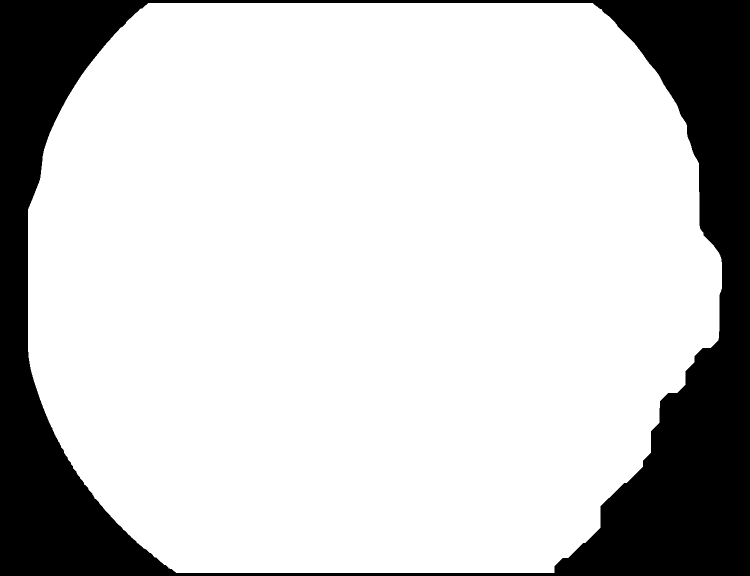
#> input picture data/raw/DIARETDB1/diaretdb0_v_1_1/resources/images/diaretdb0_binary_masks/image001_valid.png, 1500 x 1152 px (shown at 1/2 size)
$ python -i train_diaretdb0_res.py   (imports and definitions only)
#> lines starting #> are read from the running program, lines starting #| are printed output that depends on the picture; after the words box and inside, x2 and y2 are one past the last pixel; in counts of white or black regions, pixels touching at a corner belong together
from __future__ import annotations

import json
from pathlib import Path

import cv2
import joblib
import numpy as np
import pandas as pd
from sklearn.ensemble import RandomForestClassifier
from sklearn.metrics import (
    accuracy_score,
    classification_report,
    cohen_kappa_score,
    confusion_matrix,
    f1_score,
    precision_score,
    recall_score,
)
from sklearn.model_selection import GroupShuffleSplit


RES_DIR = Path("data/raw/DIARETDB1/diaretdb0_v_1_1/resources/example_evalresults")
IMG_DIR = Path("data/raw/DIARETDB1/diaretdb0_v_1_1/resources/images/diaretdb0_binary_masks")


def extract_features(image_path: str) -> np.ndarray:
    img = cv2.imread(image_path)
#> img is the input picture: shape (1152, 1500, 3); 79.4% white; 1 black region, box (x1, y1, x2, y2) and area: (0, 0, 1500, 1152) 356280
    if img is None:
        return np.zeros(15, dtype=np.float32)

    img = cv2.cvtColor(img, cv2.COLOR_BGR2RGB)
    img = cv2.resize(img, (512, 512), interpolation=cv2.INTER_AREA)
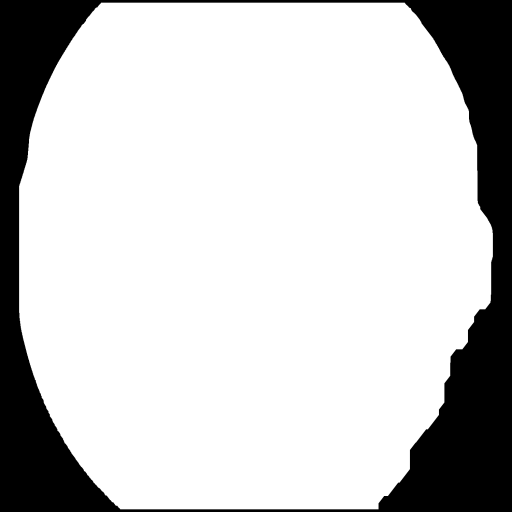
#> img: shape (512, 512, 3); min 0, max 255, mean 202.4

    r, g, b = img[:, :, 0], img[:, :, 1], img[:, :, 2]
    hsv = cv2.cvtColor(img, cv2.COLOR_RGB2HSV)
#> hsv: shape (512, 512, 3); mean H, S, V 0, 0, 202.4
    gray = cv2.cvtColor(img, cv2.COLOR_RGB2GRAY)

    edges = cv2.Canny(gray, 30, 120)
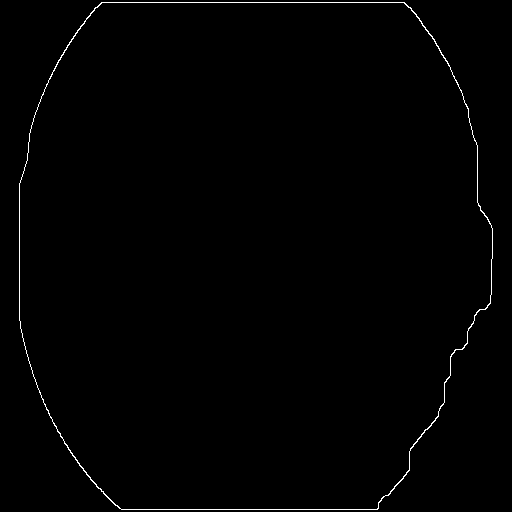
#> edges: shape (512, 512); 0.71% white in thin lines or dots
    edge_density = float(np.mean(edges > 0))
#> edge_density = 0.00713

    clahe = cv2.createCLAHE(clipLimit=2.0, tileGridSize=(8, 8))
    enhanced = clahe.apply(gray)
    kernel = cv2.getStructuringElement(cv2.MORPH_ELLIPSE, (9, 9))
    blackhat = cv2.morphologyEx(enhanced, cv2.MORPH_BLACKHAT, kernel)
    vessel_density = float(np.mean(blackhat > 30))
#> vessel_density = 0.00661

    feats = np.array(
        [
            np.mean(r),
            np.mean(g),
            np.mean(b),
            np.std(r),
            np.std(g),
            np.std(b),
            np.mean(hsv[:, :, 0]),
            np.mean(hsv[:, :, 1]),
            np.mean(hsv[:, :, 2]),
            np.std(gray),
            np.mean(gray),
            edge_density,
            vessel_density,
            float(np.percentile(gray, 90)),
            float(np.percentile(gray, 10)),
        ],
        dtype=np.float32,
    )
#> feats = [202.4, 202.4, 202.4, 102.8, 102.8, 102.8, 0, 0, 202.4, 102.8, 202.4, 0.00713, 0.00661, 255, 0]
    return feats


# [120 lines left out: functions dr_grade_from_tokens, build_dataset_from_res, main, not called in this run]


# [2 lines not run here, left out]

>>> result = extract_features('../../data/raw/DIARETDB1/diaretdb0_v_1_1/resources/images/diaretdb0_binary_masks/image001_valid.png')
#> result has the same summary as feats in extract_features
